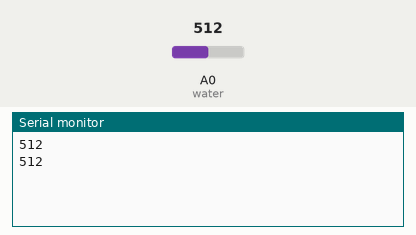
Bench run of a sketch on a simulated Arduino Uno, built with avr-gcc and run on an emulated ATmega328P. Shown: the last lines printed to the serial monitor. Inputs (shaded band) come from the test bench; at power-on: A0 (water) = 512.

Above: at 1.8 s.
1.9 s: A0 (water) set to 716
At 2.8 s:
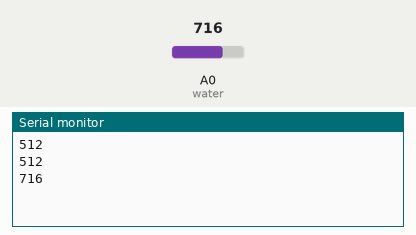
3.4 s: A0 (water) set to 900
At 4.8 s:
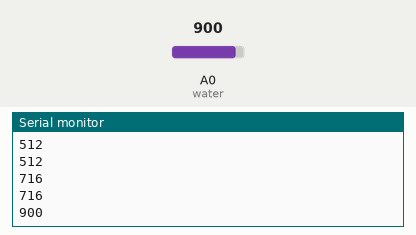
Timing chart, 0 to 6.4 s (numbered marks = the images above; inputs shaded):
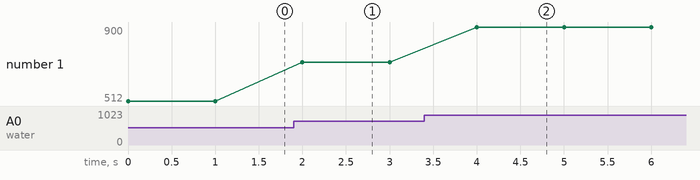

Measured:
- after the input at 1.9 s, the serial monitor: prints a new line after 0.10 s (image 1)
- after the input at 3.4 s, the serial monitor: prints a new line after 0.60 s (image 2)
- plotted number 1: 512 → 716 after the input at 1.9 s, 716 → 900 after the input at 3.4 s

The sketch:

sensoragua.ino
```cpp
int water = 0;

void setup() {
  pinMode(water, INPUT);
  Serial.begin(9600);
}

void loop() {
  int i = analogRead(water);
  Serial.println(i);
  delay(1000);
}
```
